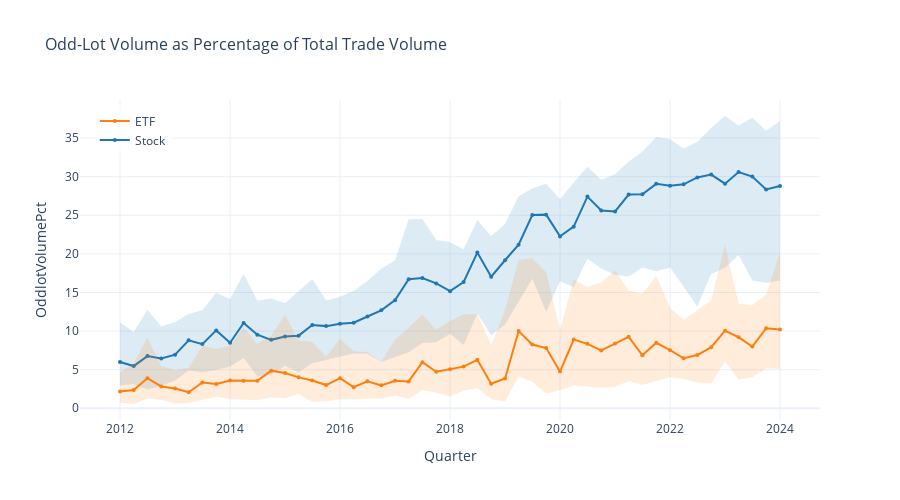

Notebook source saved alongside this figure:
### Markdown cell above
---

## Key Visualizations

Based on comprehensive analysis of 18 metrics across 49 quarters, the following five visualizations present the most notable patterns observed in the data:

- **Odd-Lot Volume Percentage** - Shows odd-lot volume as a percentage of total trade volume over time for stocks and ETFs
- **Hidden Volume Percentage** - Displays hidden (non-displayed) volume as a percentage of total trade volume over time
- **Cancel-to-Trade Ratio** - Presents the ratio of cancelled orders to executed trades over time
- **Market Activity Metrics** - Multi-panel comparison of trade counts, trade volume, and order volume trends
- **Lit Trades** - Shows the number of trades executed on displayed (lit) venues over time

These visualizations present Stock vs ETF comparisons using median values with interquartile ranges to show the evolution of trading patterns from 2012Q1 to 2024Q1.

### Code cell
# Visualization 1: Odd-Lot Volume as Percentage of Total Trade Volume
fig1 = create_comparison_plot(
    desc_cohort,
    "OddlotVolumePct",
    title="Odd-Lot Volume as Percentage of Total Trade Volume",
    save_path=os.path.join(OUT_FIG_DIR, "key_viz_1_oddlot_volume_pct.html")
)

if fig1:
    fig1.show()
